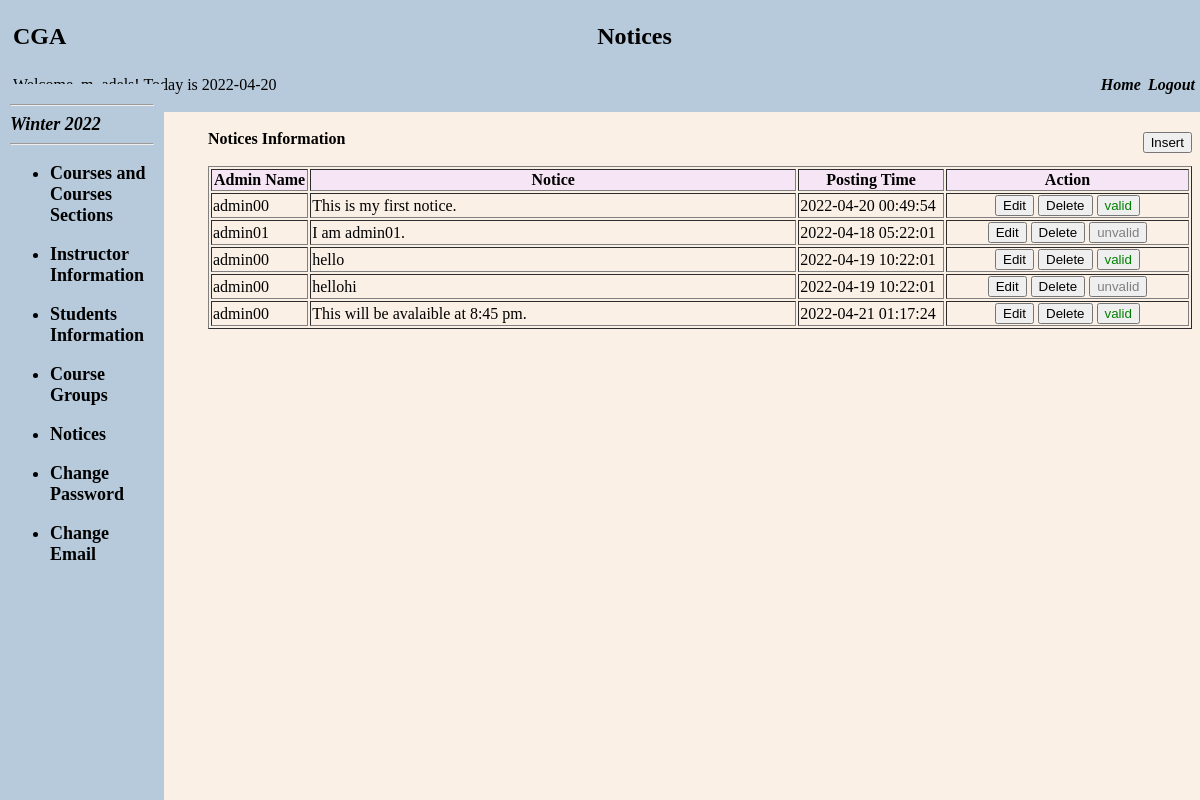
The page /Administrator/adminNotices.php (signed in) on the database its author committed.
### tables this page shows
CREATE TABLE `term` (
  `term_id` int NOT NULL AUTO_INCREMENT,
  `termname` varchar(100) DEFAULT NULL,
  `term_season` varchar(10) DEFAULT NULL,
  `term_year` varchar(10) DEFAULT NULL,
  `term_begin_date` varchar(100) DEFAULT NULL,
  `term_end_date` varchar(100) DEFAULT NULL,
  `is_term_now` varchar(10) DEFAULT NULL,
  PRIMARY KEY (`term_id`),
  UNIQUE KEY `term` (`is_term_now`)
);

CREATE TABLE `notices` (
  `notice_id` int NOT NULL AUTO_INCREMENT,
  `admin_name` varchar(100) DEFAULT NULL,
  `content` text NOT NULL,
  `posting_time` varchar(100) DEFAULT NULL,
  `valid` tinyint(1) DEFAULT NULL,
  PRIMARY KEY (`notice_id`),
  KEY `admin_name` (`admin_name`),
  CONSTRAINT `notices_ibfk_1` FOREIGN KEY (`admin_name`) REFERENCES `users` (`username`)
);

### Administrator/adminNotices.php (the view, shortened to what this page needs)
<?php
   include('../session.php');
   $query = "select term_season,term_year from term where is_term_now = 'YES'";
   $result = mysqli_query($conn,$query);
   $query1 = "select notice_id, admin_name, content, posting_time, valid from notices ";
   $result1 = mysqli_query($conn,$query1);
?>
<!DOCTYPE html>
<html>
<head>
</head>
<body>
    <div class="header" height="20%" scrolling="no">
      <table border="0" width="100%">
        <tbody>
          <tr width="100%">
            <td width="5%" align="left"><h2>CGA</h2></td>
            <td align="center"><font size="5"><b>Notices</b></font></td>
          </tr>
        </tbody>
      </table>
      <table border="0" width="100%">
        <tbody>
          <tr width="100%">
            <td align="left"><font size="3">Welcome, <?php echo htmlspecialchars($_SESSION["username"]); ?>! <?php echo "Today is " . date("Y-m-d") . "<br>"; ?></font></td>
            <td align="right">
              <i>
                <b>
                  <a href="adminHome.php">
                    <font class="home_link" color="black">Home</font>
                  </a>
                </b>
              </i>
              <i>
                <b>
                  <a href="../logout.php">
                    <font color="black">Logout</font>
                  </a>
                </b>
              </i>
              <br>
            </td>
          </tr>
        </tbody>
      </table>
    </div>
    <div class="menu" height="100%" width="150px">
      <hr>
      <b >
        <font size="4">
         <?php
         while($row = mysqli_fetch_assoc($result))
         {
          $season = $row['term_season'];
          $year = $row['term_year'];
          $termname = $season." ".$year;
         ?>
          <i>
            <?php echo $termname?>
          </i>
          <?php
          }
          ?>
        </font>
      </b>
      <hr>
      <b>
        <font size="4">
          <ul>
            <li>
              <a href="adminCourses.php">
                <b>
                  <font color="black">Courses and Courses Sections</font>
                </b>
              </a>
            </li>
          </ul>
        </font>
      </b>
      <b>
        <font size="4">
          <ul>
            <li>
              <a href="adminInstructor.php">
                <b>
                  <font color="black">Instructor Information</font>
                </b>
              </a>
            </li>
          </ul>
        </font>
      </b>
      <b>
        <font size="4">
          <ul>
            <li>
              <a href="adminStudents.php">
                <b>
                  <font color="black">Students Information</font>
                </b>
              </a>
            </li>
          </ul>
        </font>
      </b>
      <b>
        <font size="4">
          <ul>
            <li>
              <a href="adminGroups.php">
                <b>
                  <font color="black">Course Groups</font>
                </b>
              </a>
            </li>
          </ul>
        </font>
      </b>
      <b>
        <font size="4">
          <ul>
            <li>
              <a href="adminNotices.php">
                <b>
                  <font color="black">Notices</font>
                </b>
              </a>
            </li>
          </ul>
        </font>
      </b>
      <b>
        <font size="4">
          <ul>
            <li>
              <a href="adminPassword.php">
                <b>
                  <font color="black">Change Password</font>
                </b>
              </a>
            </li>
          </ul>
        </font>
      </b>
      <b>
        <font size="4">
          <ul>
            <li>
              <a href="adminEmail.php">
                <b>
                  <font color="black">Change Email</font>
                </b>
              </a>
            </li>
          </ul>
        </font>
      </b>
    </div>
    <div class="main_home">
    <b>Notices Information <a href="editNewNotice.php"><button class="administrator"  style="position: absolute; right: 0.5%; margin: 2px;" type="reset" value="Insert">Insert</button></a>
    </b>
    <br>
    <br>
        <table border="1" width="100%">
            <tbody>
                  <tr bgcolor="F6E5F5">
                      <th width="10%">Admin Name </th>
                      <th width = "50%">Notice </th>
                      <th >Posting Time</th>
                      <th width="25%" >Action</th>
                  </tr>
                  <?php
                      while($row1 = mysqli_fetch_assoc($result1))
                      {
                      $id = $row1['notice_id'];
                      $admin  = $row1['admin_name'];
                      $postingtime = $row1['posting_time'];
                      $time = str_replace('T',' ',$postingtime);
                      $content = $row1['content'];
                      $valid = $row1['valid'];
                      if ($valid){
                      $validtext = 'valid';
                      $buttoncolor = 'green';
                      }else{
                      $validtext = 'unvalid';
                      $buttoncolor = 'gray';
                      }
                  ?>
                   <tr>
                     <td><?php echo $admin ?></td>
                     <td><?php echo $content ?></td>
                     <td><?php echo $time ?></td>
                     <td colspan="3" align="center"><a href="editNotice.php?GetId=<?php echo $id ?>"> <button class="administrator" type="reset" value="edit">Edit</button> </a>
                     <a href="modifyNotice.php?del=<?php echo $id ?>"><button class="administrator" type="reset" value="delete">Delete</button></a>
                    <?php if($valid){$v = 0;}else{$v = 1;}?>
                    <a href="modifyNotice.php?GetId=<?php echo $id ?>&valid=<?php echo $v ?>"> <button style = "color:<?php echo $buttoncolor?>;" class="administrator" type="reset" value="valid"><?php echo $validtext  ?></button> </a>
                     </td>
                   </tr>
                    <?php
                        }
                    ?>
              </tbody>
    </div>
</body>
</html>

### rows shown on the page
term: termname "Winter 2022"
notices: admin_name "admin00", content "This is my first notice.", posting_time "2022-04-20 00:49:54", valid "valid"
notices: admin_name "admin01", content "I am admin01.", posting_time "2022-04-18 05:22:01", valid "unvalid"
notices: admin_name "admin00", content "hello", posting_time "2022-04-19 10:22:01", valid "valid"
notices: admin_name "admin00", content "hellohi", posting_time "2022-04-19 10:22:01", valid "unvalid"
notices: admin_name "admin00", content "This will be avalaible at 8:45 pm.", posting_time "2022-04-21 01:17:24", valid "valid"
